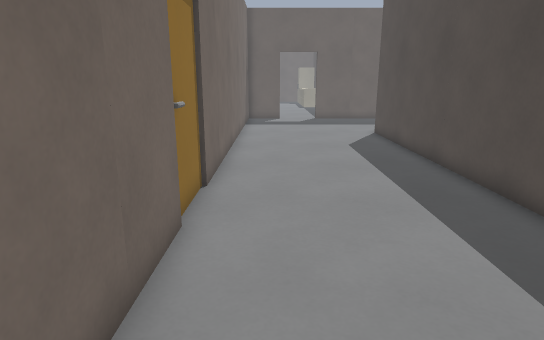
view 1 (above)

22 first-person views from a walk through a 3-D level made in the Godot game engine. The camera is 1.4 m above the floor, tilts 14° down and sees 75° across. The floor is counted in squares, 0.5 m on a side. Each view is taken from the middle of a square. On the plan, view 1 faces up. The plan holds only what a view shows up to about 20 squares ahead; the rest is blank. The place goes on beyond the plan. Door leaves are left out where a doorway can be walked through.

view 2
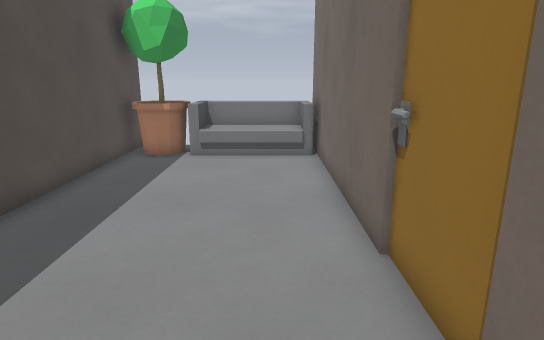

view 3
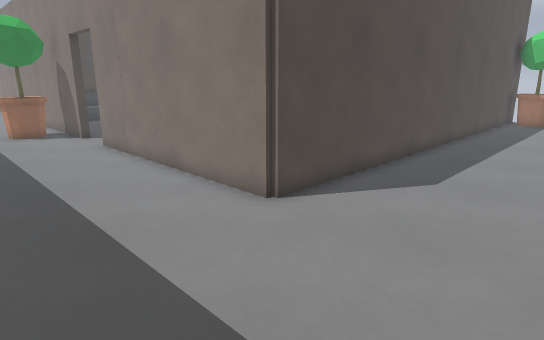

view 4
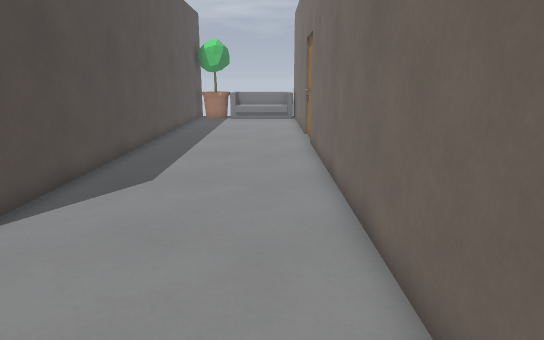

view 5
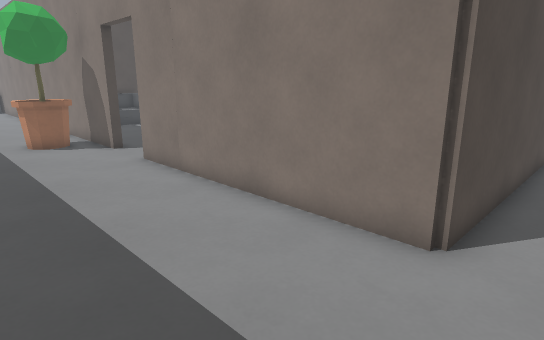

view 6
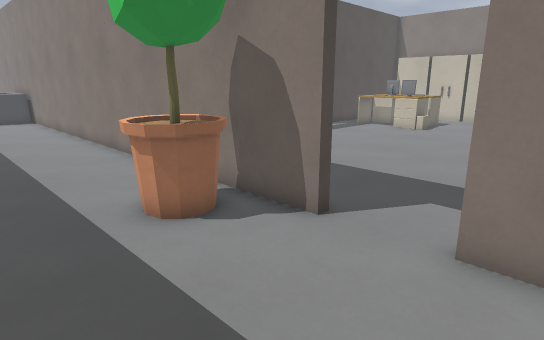

view 7
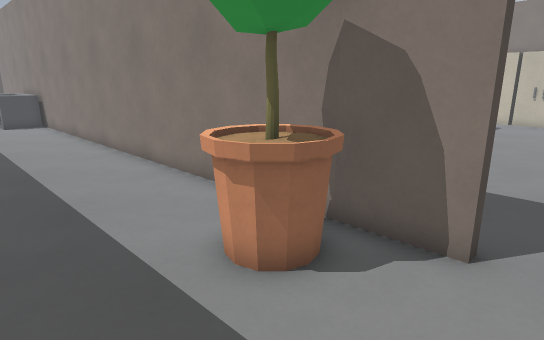

view 8
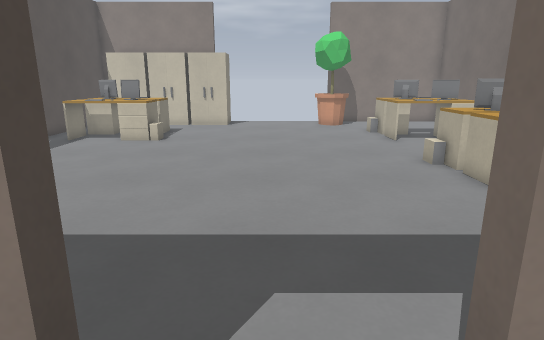

view 9
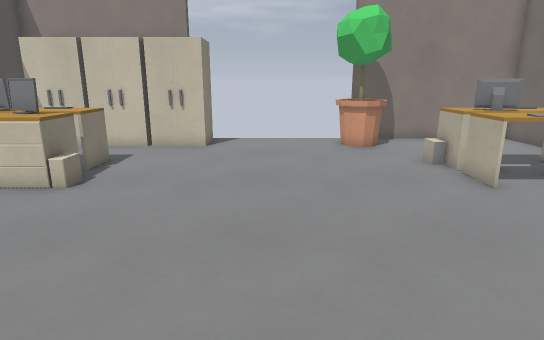

view 10
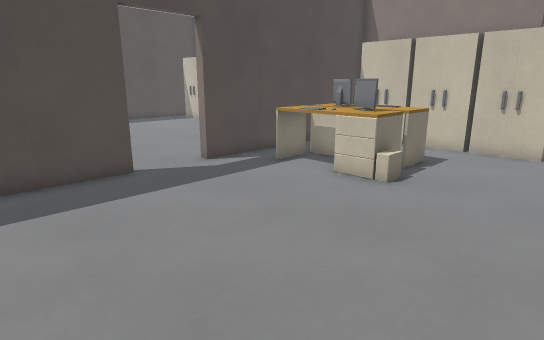

view 11
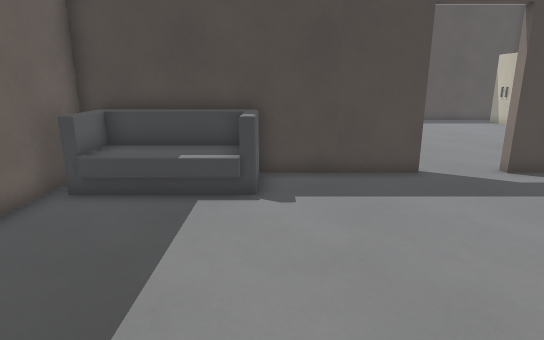

view 12
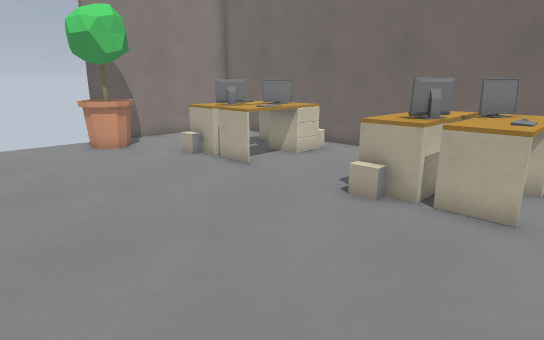

view 13
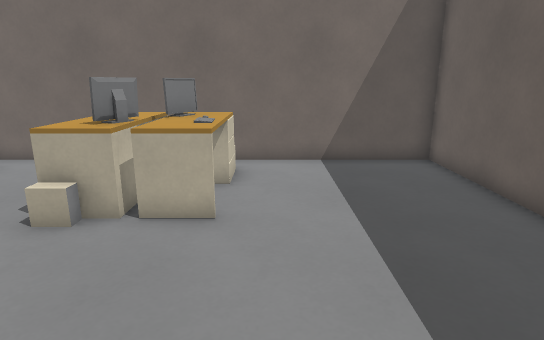

view 14
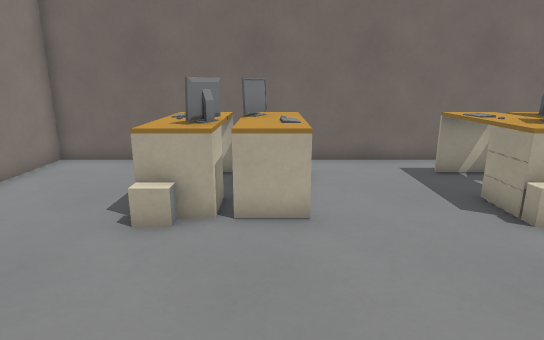

view 15
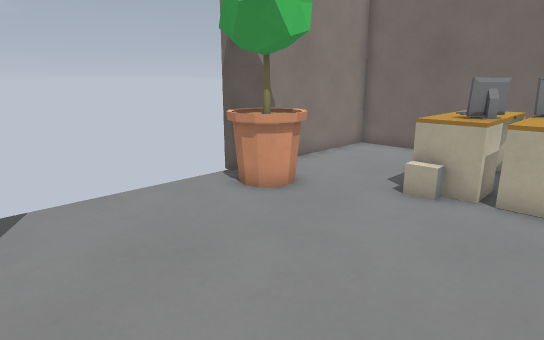

view 16
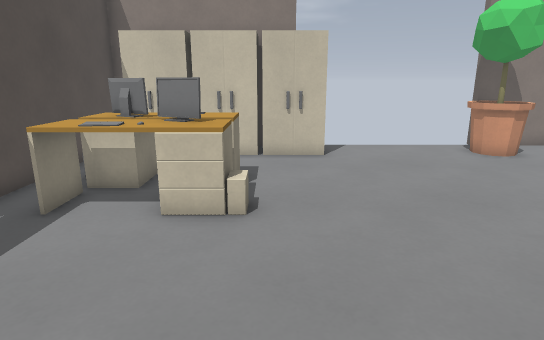

view 17
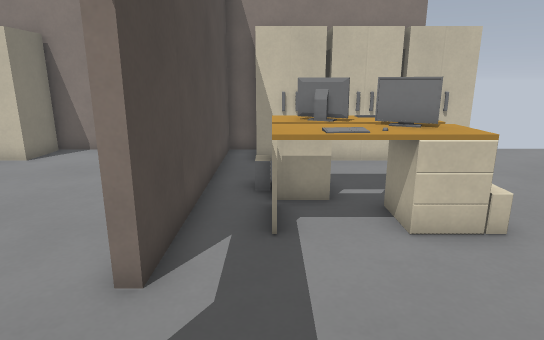

view 18
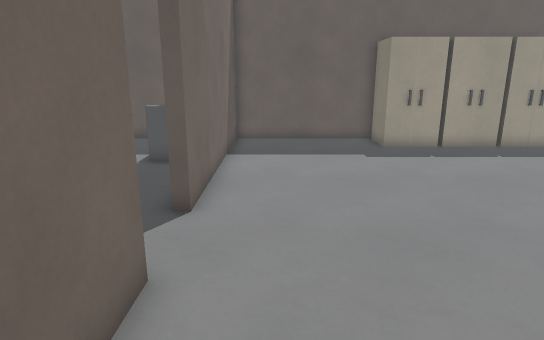

view 19
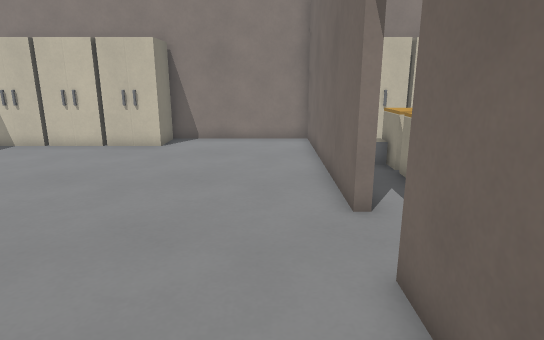

view 20
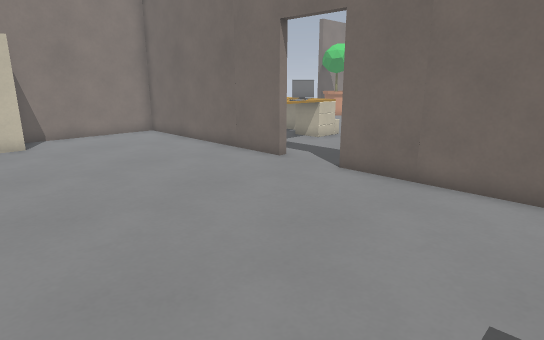

view 21
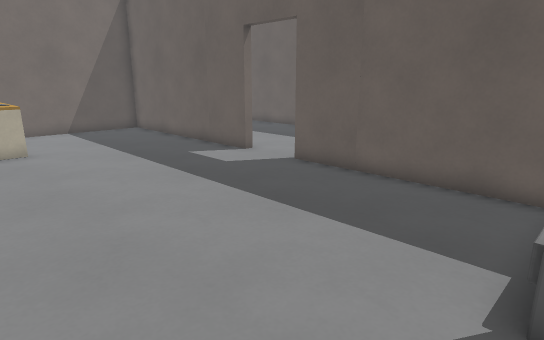

view 22
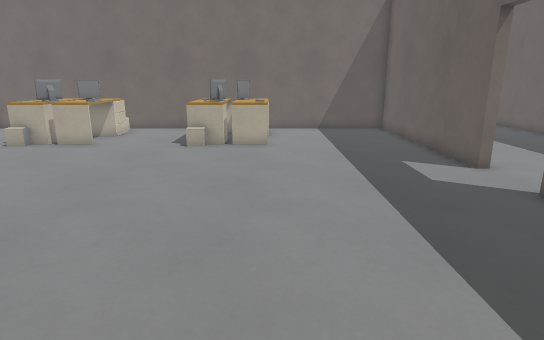

### Floor plan
Points are (right, up) in squares from view 1. A wall is a line through its corners. A room is listed if a view was taken in it or the views show most of it. See-through windows are left out.
Room 1 (views 1, 2, 3, 4, 5, 6, 7, 8)
walls: (19.4, 19.8) (19.4, 20.2) (40.5, 20.2); (-1.8, 24) (-1.8, -4); (5.8, -4) (5.8, 20.2) (16.6, 20.2) (16.6, 19.8)
ways out: opening at (18, 20) to room 2; door at (-2, 8); door at (0, -4); door at (5, -4)
objects: sofa (3, -4); plant (3, -3) to (3, -2); plant (21, 21) to (23, 23)
Room 2 (views 9, 10, 11, 12, 13, 14, 15, 16, 17, 21, 22)
walls: (16.6, 19.8) (6.2, 19.8) (6.2, -3.8) (14, -3.8); (29.8, 9.4) (29.8, 19.8) (19.4, 19.8); (28.6, -3.8) (29.8, -3.8) (29.8, 6.6)
ways out: opening at (18, 20) to room 1; opening at (30, 8) to room 3; door at (17, -4)
objects: desk (8, 1) to (12, 3); desk (8, 5) to (9, 5); desk (8, 9) to (12, 11); desk (8, 13) to (9, 13); desk (12, 3); desk (12, 11); plant (13, -3) to (15, -1); locker (21, -4) to (23, -2); locker (24, -3) to (26, -2); desk (24, 1) to (28, 3); desk (24, 5) to (25, 5); locker (27, -3) to (29, -2); desk (28, 3); sofa (28, 14) to (29, 14)
Room 3 (views 18, 19, 20)
walls: (29.8, 6.6) (30.2, 6.6) (30.2, -3.8) (37.1, -3.8); (37.1, 19.8) (30.2, 19.8) (30.2, 9.4) (29.8, 9.4)
ways out: opening at (30, 8) to room 2
objects: locker (37, -3) to (39, -2); locker (37, 18) to (39, 19); locker (40, -3) to (40, -2); locker (40, 18) to (40, 19)

Positions as (right, up) in squares from view 1, and headings:
1: (0, 0), facing up
2: (0, 12), facing down
3: (0, 26), facing down-right
4: (0, 26), facing down
5: (4, 26), facing down-right
6: (15, 26), facing down-right
7: (18, 26), facing down-right
8: (18, 22), facing down
9: (18, 14), facing down
10: (19, 14), facing down-right
11: (19, 14), facing right
12: (20, 14), facing down-left
13: (19, 14), facing left
14: (19, 4), facing left
15: (21, 5), facing down-left
16: (23, 12), facing down
17: (28, 11), facing down
18: (32, 2), facing up
19: (32, 14), facing down
20: (40, 16), facing down-left
21: (28, 10), facing up-left
22: (28, 13), facing left
